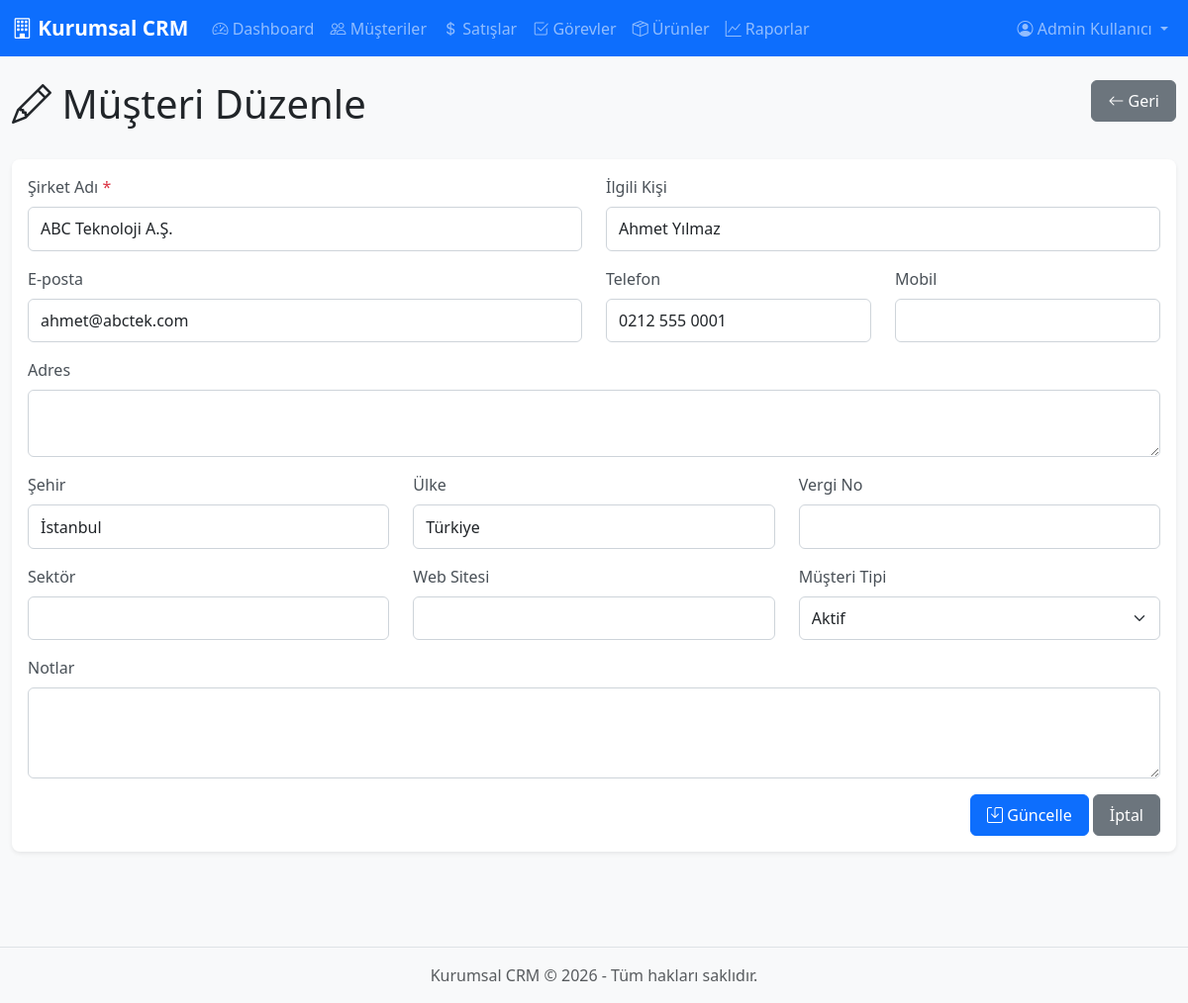
/customer_edit.php?id=1 (signed in), run on the app's committed database.
### tables this page shows
CREATE TABLE IF NOT EXISTS customers (
    id INT PRIMARY KEY AUTO_INCREMENT,
    company_name VARCHAR(200) NOT NULL,
    contact_person VARCHAR(100),
    email VARCHAR(100),
    phone VARCHAR(20),
    mobile VARCHAR(20),
    address TEXT,
    city VARCHAR(50),
    country VARCHAR(50),
    tax_number VARCHAR(50),
    industry VARCHAR(100),
    website VARCHAR(200),
    customer_type ENUM('potansiyel', 'aktif', 'pasif') DEFAULT 'potansiyel',
    notes TEXT,
    created_by INT,
    created_at TIMESTAMP DEFAULT CURRENT_TIMESTAMP,
    updated_at TIMESTAMP DEFAULT CURRENT_TIMESTAMP ON UPDATE CURRENT_TIMESTAMP,
    FOREIGN KEY (created_by) REFERENCES users(id) ON DELETE SET NULL
);

### customer_edit.php (the view, shortened to what this page needs)
<?php
require_once 'config.php';
include 'header.php';
$customer = null;
if (isset($_GET['id'])) {
    $id = intval($_GET['id']);
    $stmt = $conn->prepare("SELECT * FROM customers WHERE id = ?");
    $stmt->bind_param("i", $id);
    $stmt->execute();
    $result = $stmt->get_result();
    $customer = $result->fetch_assoc();
} else {
    redirect('customers.php');
}
?>
<div class="row mb-4">
    <div class="col-md-6">
        <h1><i class="bi bi-pencil"></i> Müşteri Düzenle</h1>
    </div>
    <div class="col-md-6 text-end">
        <a href="customers.php" class="btn btn-secondary">
            <i class="bi bi-arrow-left"></i> Geri
        </a>
    </div>
</div>
<div class="card">
    <div class="card-body">
        <form method="POST" action="">
            <div class="row">
                <div class="col-md-6 mb-3">
                    <label class="form-label">Şirket Adı <span class="text-danger">*</span></label>
                    <input type="text" class="form-control" name="company_name" value="<?php echo htmlspecialchars($customer['company_name']); ?>" required>
                </div>
                <div class="col-md-6 mb-3">
                    <label class="form-label">İlgili Kişi</label>
                    <input type="text" class="form-control" name="contact_person" value="<?php echo htmlspecialchars($customer['contact_person']); ?>">
                </div>
            </div>
            <div class="row">
                <div class="col-md-6 mb-3">
                    <label class="form-label">E-posta</label>
                    <input type="email" class="form-control" name="email" value="<?php echo htmlspecialchars($customer['email']); ?>">
                </div>
                <div class="col-md-3 mb-3">
                    <label class="form-label">Telefon</label>
                    <input type="text" class="form-control" name="phone" value="<?php echo htmlspecialchars($customer['phone']); ?>">
                </div>
                <div class="col-md-3 mb-3">
                    <label class="form-label">Mobil</label>
                    <input type="text" class="form-control" name="mobile" value="<?php echo htmlspecialchars($customer['mobile']); ?>">
                </div>
            </div>
            <div class="row">
                <div class="col-md-12 mb-3">
                    <label class="form-label">Adres</label>
                    <textarea class="form-control" name="address" rows="2"><?php echo htmlspecialchars($customer['address']); ?></textarea>
                </div>
            </div>
            <div class="row">
                <div class="col-md-4 mb-3">
                    <label class="form-label">Şehir</label>
                    <input type="text" class="form-control" name="city" value="<?php echo htmlspecialchars($customer['city']); ?>">
                </div>
                <div class="col-md-4 mb-3">
                    <label class="form-label">Ülke</label>
                    <input type="text" class="form-control" name="country" value="<?php echo htmlspecialchars($customer['country']); ?>">
                </div>
                <div class="col-md-4 mb-3">
                    <label class="form-label">Vergi No</label>
                    <input type="text" class="form-control" name="tax_number" value="<?php echo htmlspecialchars($customer['tax_number']); ?>">
                </div>
            </div>
            <div class="row">
                <div class="col-md-4 mb-3">
                    <label class="form-label">Sektör</label>
                    <input type="text" class="form-control" name="industry" value="<?php echo htmlspecialchars($customer['industry']); ?>">
                </div>
                <div class="col-md-4 mb-3">
                    <label class="form-label">Web Sitesi</label>
                    <input type="text" class="form-control" name="website" value="<?php echo htmlspecialchars($customer['website']); ?>">
                </div>
                <div class="col-md-4 mb-3">
                    <label class="form-label">Müşteri Tipi</label>
                    <select class="form-select" name="customer_type">
                        <option value="aktif" <?php echo $customer['customer_type'] == 'aktif' ? 'selected' : ''; ?>>Aktif</option>
                    </select>
                </div>
            </div>
            <div class="row">
                <div class="col-md-12 mb-3">
                    <label class="form-label">Notlar</label>
                    <textarea class="form-control" name="notes" rows="3"><?php echo htmlspecialchars($customer['notes']); ?></textarea>
                </div>
            </div>
            <div class="text-end">
                <button type="submit" class="btn btn-primary">
                    <i class="bi bi-save"></i> Güncelle
                </button>
                <a href="customers.php" class="btn btn-secondary">İptal</a>
            </div>
        </form>
    </div>
</div>
<?php include 'footer.php'; ?>

### style.css (style rules this page uses)
:root { --primary-color: #0d6efd; --secondary-color: #6c757d; --success-color: #198754; --danger-color: #dc3545; --warning-color: #ffc107; --info-color: #0dcaf0; }
body { font-family: 'Segoe UI', Tahoma, Geneva, Verdana, sans-serif; background-color: #f8f9fa; }
.card { border: none; box-shadow: 0 0.125rem 0.25rem rgba(0, 0, 0, 0.075); border-radius: 0.5rem; margin-bottom: 1.5rem; }
.btn { padding: 0.5rem 1rem; border-radius: 0.375rem; font-weight: 500; transition: all 0.2s; }
.form-label { font-weight: 500; color: #495057; margin-bottom: 0.5rem; }
.form-control, .form-select { border-radius: 0.375rem; border: 1px solid #ced4da; padding: 0.575rem 0.75rem; }

### data on the page
customers: company_name "ABC Teknoloji A.Ş.", contact_person "Ahmet Yılmaz", email "ahmet@abctek.com", phone "0212 555 0001", city "İstanbul", country "Türkiye", customer_type "Aktif"

### other printed values
$user['full_name'] "Admin Kullanıcı"
